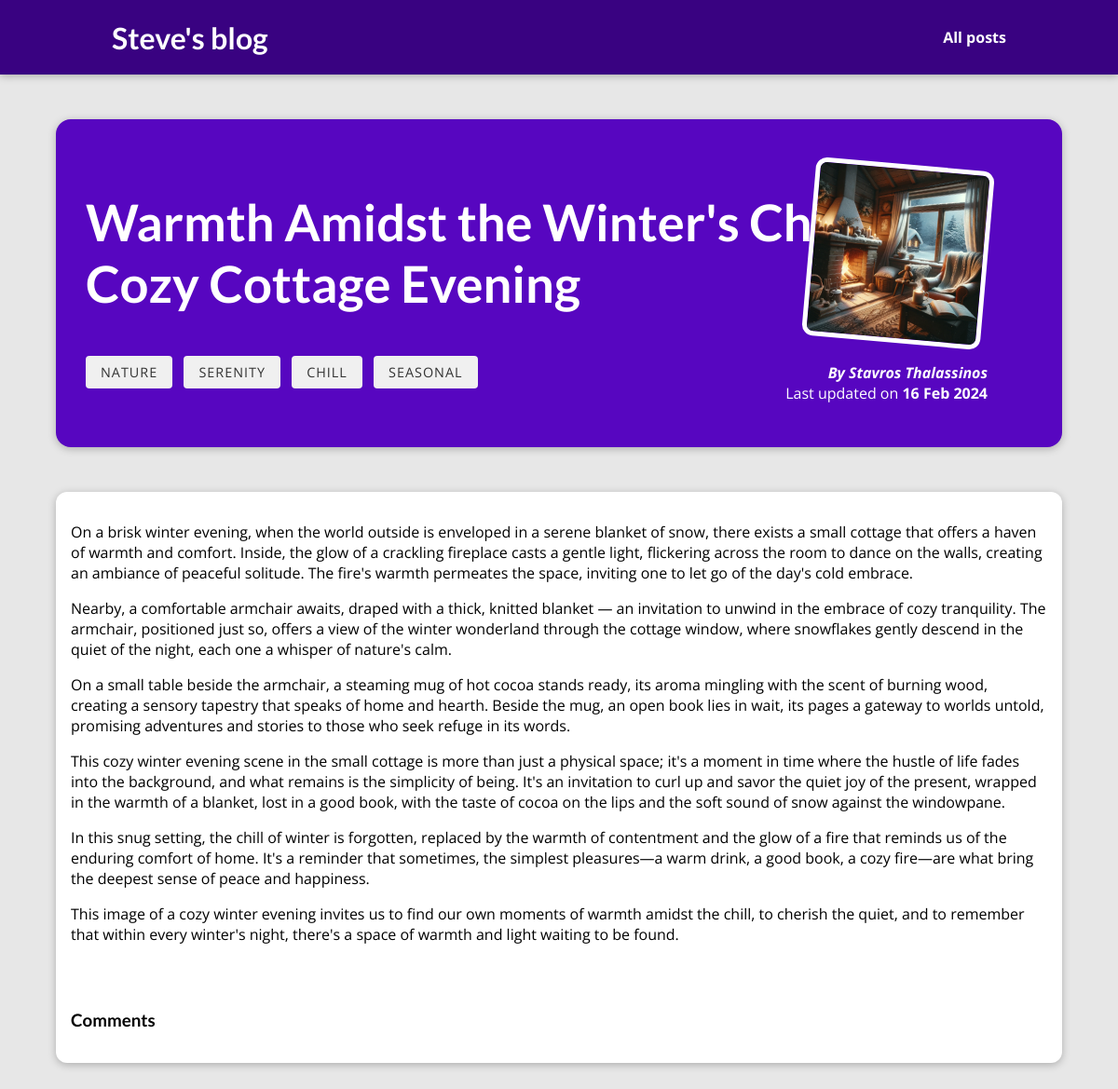
The app's page /post/warmth-amidst-the-winters-chill-a-cozy-cottage-eve/, older data.
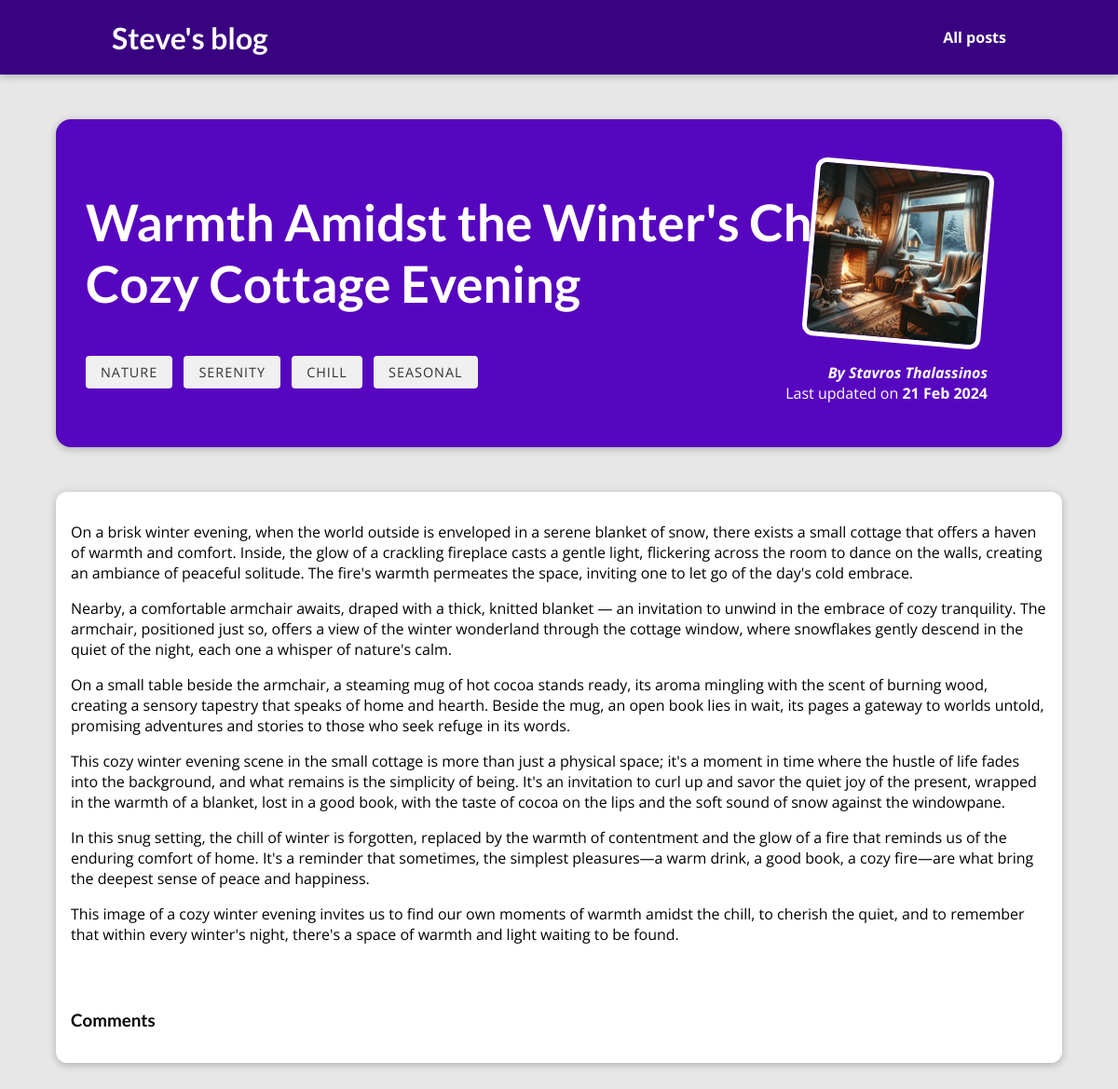
The same page, newer data.
### blog/models.py (models this page shows, shortened)
class Post(models.Model):
    title = models.CharField(max_length=200)
    excerpt = models.CharField(max_length=200)
    image_name = models.CharField(max_length=100, null=True, blank=True)
    date = models.DateField(default=None, null=True, blank=True)
    slug = models.SlugField(unique=True, db_index=True)
    content = models.TextField(validators=[MinLengthValidator(10)])
    tag = models.ManyToManyField('Tag', related_name="posts")
    author = models.ForeignKey('Author', on_delete=models.SET_NULL, null=True, related_name="posts")
    last_updated = models.DateTimeField(auto_now=True)
    image = models.ImageField(upload_to="images/", null=True, blank=True)
    comments_list = models.ManyToManyField('Comment', related_name='posts')

class Author(models.Model):
    first_name = models.CharField(max_length=100)
    last_name = models.CharField(max_length=100)
    email = models.EmailField()
    def __str__(self):
        return f"{self.first_name} {self.last_name}"

### blog/views.py (the view)
# urls.py: path('post/<slug:slug>/', views.PostDetailView.as_view(), name="post_detail"),
class PostDetailView(DetailView):
    model = Post
    template_name = "blog/post-detail-page.html"
    context_object_name = "post"
    def get_context_data(self, **kwargs):
        context = super().get_context_data(**kwargs)
        context["tags"] = self.object.tag.all()
        context["comments_list"] = self.object.comments_list.all()
        return context

### blog/templates/blog/post-detail-page.html (shortened to what this page needs)
{% extends "base.html" %}
{% load static %}
{% block stylesheets %}
<link rel="stylesheet" href="{% static "blog/post-detail.css" %}" />
{% endblock%}
{% block content%}
<section id="summary">
    <h2>{{ post.title }}</h2>
    {% for tag in tags %}
        <span id="tag">{{ tag.caption|title}}</span>
    {% endfor %}
    <article>
        {% if post.image_name %}
            <img src="{% static "blog/images/"|add:post.image_name %}" alt={{post.slug}} />
        {% endif %}
        <address>By {{ post.author }} </address>
        <div>
            Last updated on <time>{{post.last_updated|date:'d M Y'}}</time>
        </div>
    </article>
</section>
<main>
    <p>{{ post.content|linebreaks}}</p>
    <section id="comments">
        <h3>Comments</h3>
</main>
{% endblock %}

Row changes from the older to the newer data that the page shows:
changed Post "Warmth Amidst the Winter's Chill: A Cozy Cottage Evening": last_updated "16 Feb 2024" → "21 Feb 2024"
